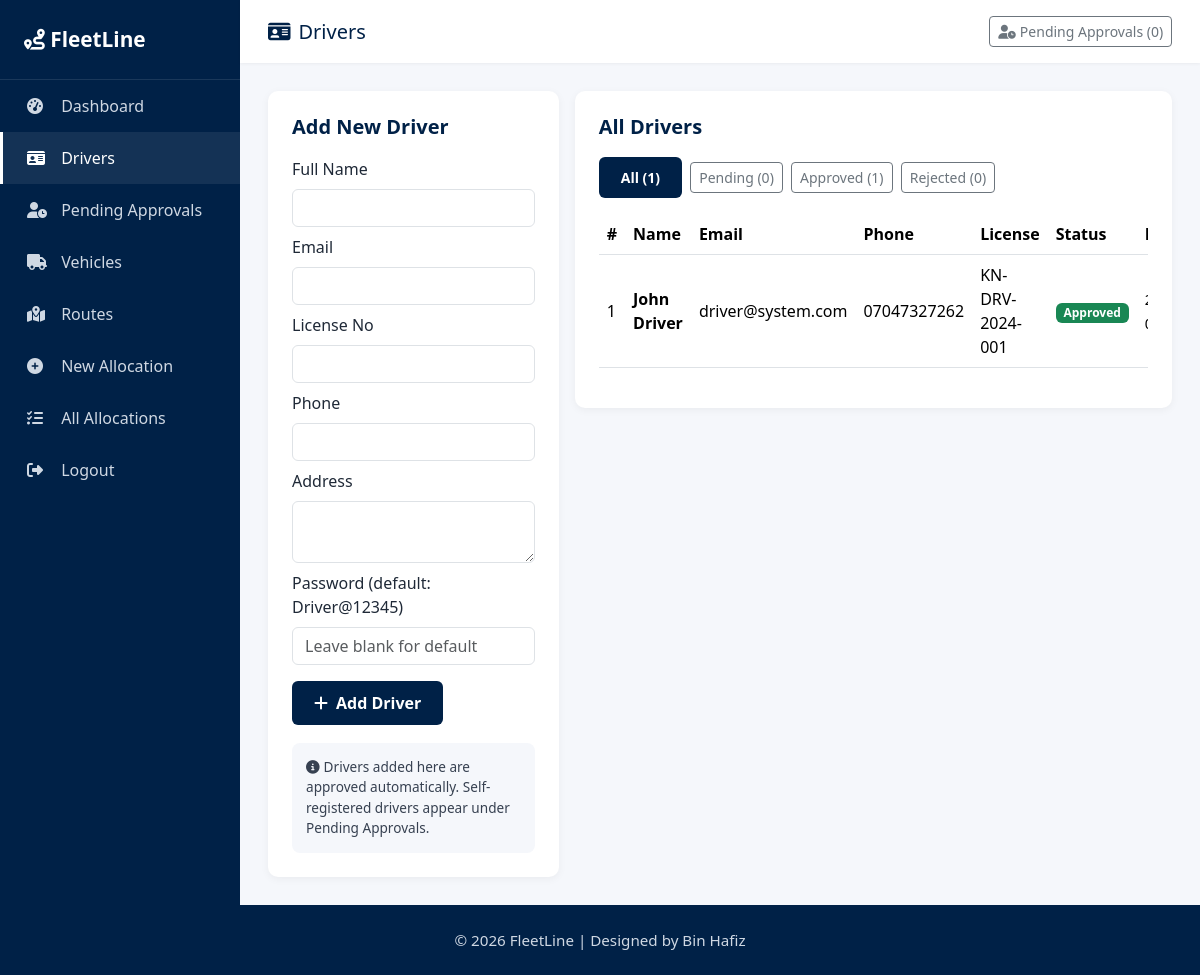
The page /drivers.php (signed in) on the database its author committed.
### tables this page shows
CREATE TABLE drivers (
    id INT AUTO_INCREMENT PRIMARY KEY,
    user_id INT NOT NULL,
    license_no VARCHAR(50) NOT NULL UNIQUE,
    phone VARCHAR(20),
    address TEXT NULL,
    status ENUM('Pending','Approved','Rejected') NOT NULL DEFAULT 'Pending',
    is_active TINYINT(1) NOT NULL DEFAULT 1,
    created_at TIMESTAMP DEFAULT CURRENT_TIMESTAMP,
    approved_at TIMESTAMP NULL DEFAULT NULL,
    approved_by INT NULL DEFAULT NULL,
    rejection_reason TEXT NULL DEFAULT NULL,
    FOREIGN KEY (user_id) REFERENCES users(id) ON DELETE CASCADE
);

CREATE TABLE users (
    id INT AUTO_INCREMENT PRIMARY KEY,
    full_name VARCHAR(120) NOT NULL,
    email VARCHAR(120) UNIQUE NOT NULL,
    password VARCHAR(255) NOT NULL,
    role ENUM('admin','driver') NOT NULL,
    created_at TIMESTAMP DEFAULT CURRENT_TIMESTAMP
);

### db.php (called while the page is built, shortened)
<?php
function statusBadgeClass($status) {
    switch ($status) {
        case 'Approved': return 'bg-success';
    }
}
function getDriverCounts($pdo) {
    $row = $pdo->query("
        SELECT
          COUNT(*) AS total,
          SUM(status='Pending')  AS pending,
          SUM(status='Approved') AS approved,
          SUM(status='Rejected') AS rejected
        FROM drivers
    ")->fetch();
    return [
        'total'    => (int)($row['total'] ?? 0),
        'pending'  => (int)($row['pending'] ?? 0),
        'approved' => (int)($row['approved'] ?? 0),
        'rejected' => (int)($row['rejected'] ?? 0),
    ];
}

### drivers.php (the view, shortened to what this page needs)
<?php
require '../db.php';
$filter = $_GET['status'] ?? 'all';
$sql = "SELECT d.*, u.full_name, u.email, au.full_name AS approver_name
        FROM drivers d
        JOIN users u ON d.user_id = u.id
        LEFT JOIN users au ON d.approved_by = au.id";
$params = [];
$sql .= " ORDER BY FIELD(d.status,'Pending','Approved','Rejected'), u.full_name";
$stmt = $pdo->prepare($sql);
$stmt->execute($params);
$rows = $stmt->fetchAll();
$counts = getDriverCounts($pdo);
include '../includes/header.php';
?>
<div class="app-shell">
  <?php include '../includes/sidebar.php'; ?>
  <div class="main-content">
    <div class="topbar">
      <h5><i class="fas fa-id-card me-2"></i>Drivers</h5>
      <a href="pending_drivers.php" class="btn btn-sm btn-outline-secondary"><i class="fas fa-user-clock me-1"></i>Pending Approvals (<?= $counts['pending'] ?>)</a>
    </div>
    <div class="content-area">
      <div class="row g-3">
        <div class="col-lg-4">
          <div class="panel">
            <h5>Add New Driver</h5>
            <form method="post">
              <div class="mb-2"><label class="form-label">Full Name</label><input name="full_name" class="form-control" required></div>
              <div class="mb-2"><label class="form-label">Email</label><input type="email" name="email" class="form-control" required></div>
              <div class="mb-2"><label class="form-label">License No</label><input name="license_no" class="form-control" required></div>
              <div class="mb-2"><label class="form-label">Phone</label><input name="phone" class="form-control"></div>
              <div class="mb-2"><label class="form-label">Address</label><textarea name="address" class="form-control" rows="2"></textarea></div>
              <div class="mb-3"><label class="form-label">Password (default: Driver@12345)</label><input name="password" class="form-control" placeholder="Leave blank for default"></div>
              <button class="btn-primary-fl"><i class="fas fa-plus me-2"></i>Add Driver</button>
              <div class="creds-box"><i class="fas fa-circle-info me-1"></i>Drivers added here are approved automatically. Self-registered drivers appear under Pending Approvals.</div>
            </form>
          </div>
        </div>
        <div class="col-lg-8">
          <div class="panel">
            <h5>All Drivers</h5>
            <div class="mb-3">
              <?php foreach ([['all','All',$counts['total']],['Pending','Pending',$counts['pending']],['Approved','Approved',$counts['approved']],['Rejected','Rejected',$counts['rejected']]] as [$k,$lbl,$n]): ?>
                <a href="drivers.php?status=<?= $k ?>" class="btn btn-sm <?= $filter === $k ? 'btn-primary-fl' : 'btn-outline-secondary' ?> me-1"><?= $lbl ?> (<?= $n ?>)</a>
              <?php endforeach; ?>
            </div>
            <div class="table-responsive">
              <table class="table table-hover align-middle">
                <thead>
                  <tr><th>#</th><th>Name</th><th>Email</th><th>Phone</th><th>License</th><th>Status</th><th>Registered</th><th>Approved</th><th class="text-end">Actions</th></tr>
                </thead>
                <tbody>
                <?php if (!$rows): ?>
                  <tr><td colspan="9" class="text-center text-muted py-4">No drivers found.</td></tr>
                <?php else: foreach ($rows as $i => $r): ?>
                  <tr>
                    <td><?= $i+1 ?></td>
                    <td>
                      <strong><?= htmlspecialchars($r['full_name']) ?></strong>
                    </td>
                    <td><?= htmlspecialchars($r['email']) ?></td>
                    <td><?= htmlspecialchars($r['phone'] ?: '—') ?></td>
                    <td><?= htmlspecialchars($r['license_no']) ?></td>
                    <td><span class="badge <?= statusBadgeClass($r['status']) ?>"><?= htmlspecialchars($r['status']) ?></span></td>
                    <td><small><?= htmlspecialchars($r['created_at'] ?: '—') ?></small></td>
                  </tr>
                <?php endforeach; endif; ?>
                </tbody>
              </table>
            </div>
          </div>
        </div>
      </div>
    </div>
  </div>
</div>
<?php include '../includes/footer.php'; ?>

### style.css (style rules this page uses)
:root { --navy:#002147; --navy-dark:#001533; --navy-light:#0a3a7a; --white:#ffffff; --light:#f5f7fb; --muted:#6b7280; }
* { box-sizing:border-box }
body { font-family:'Segoe UI',Roboto,Arial,sans-serif;background:var(--light);color:#1f2937;margin:0 }
a { color:var(--navy) }
.app-shell { display:flex;min-height:100vh }
.main-content { flex:1;display:flex;flex-direction:column }
.topbar { background:#fff;padding:16px 28px;box-shadow:0 1px 3px rgba(0,0,0,.05);display:flex;justify-content:space-between;align-items:center }
.topbar h5 { margin:0;color:var(--navy) }
.content-area { padding:28px;flex:1 }
.panel { background:#fff;border-radius:10px;padding:24px;box-shadow:0 2px 8px rgba(0,0,0,.05) }
.panel h5 { color:var(--navy);font-weight:600;margin-bottom:18px }
.btn-primary-fl { background:var(--navy);color:#fff;border:none;padding:10px 22px;border-radius:6px;font-weight:600 }
.creds-box { background:#f5f7fb;border-radius:8px;padding:14px;font-size:.85rem;margin-top:18px;color:#374151 }

### rows shown on the page
drivers: user.full_name "John Driver", user.email "driver@system.com", phone "07047327262", license_no "KN-DRV-2024-001", status "Approved"

### other values the page prints
$label "Dashboard Drivers Pending Approvals Vehicles Routes New Allocation All Allocations"
$counts['pending'] "0"
$lbl "All"
$n "1"
$lbl "Pending"
$n "0"
$lbl "Approved"
$lbl "Rejected"
